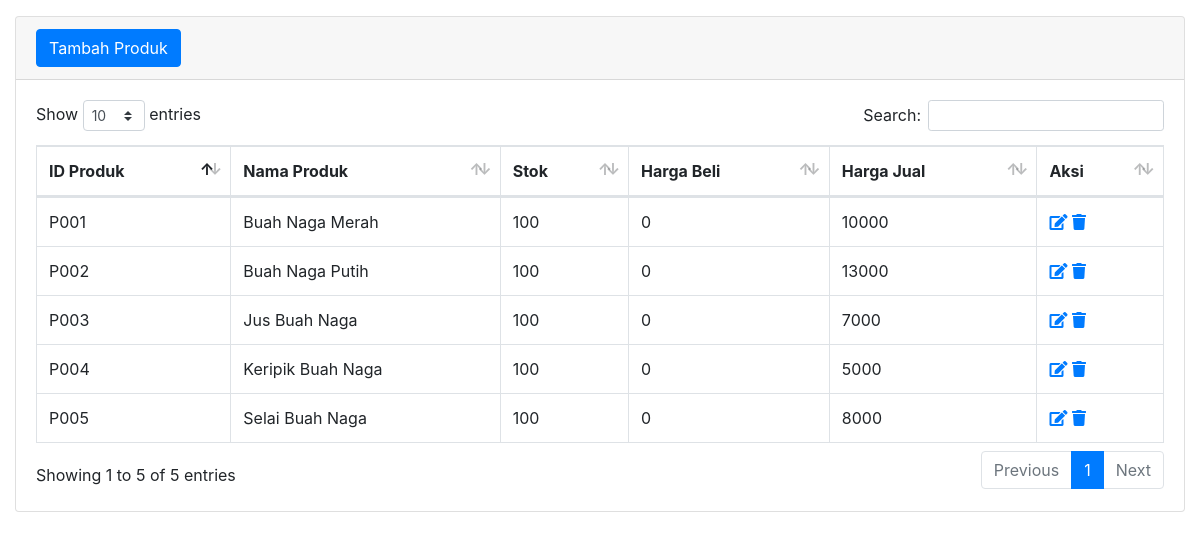
Page /WEB_NF/admin/tabel-produk.php on the committed database.
### tables this page shows
CREATE TABLE `produk` (
  `ID_PRODUK` varchar(5) NOT NULL,
  `NAMA_PRODUK` varchar(30) DEFAULT NULL,
  `FOTO_PRODUK` varchar(100) NOT NULL,
  `STOK_PRODUK` int(11) DEFAULT NULL,
  `HARGA_BELI` int(11) NOT NULL,
  `HARGA_JUAL` int(11) DEFAULT NULL
);

### WEB_NF/admin/tabel-produk.php (the view, shortened to what this page needs)
<?php
  include "koneksi.php";
?>
<!DOCTYPE html>
<html lang="en">
<head>
  <link href="vendor/fontawesome-free/css/all.min.css" rel="stylesheet" type="text/css">
  <link href="vendor/datatables/dataTables.bootstrap4.css" rel="stylesheet">
  <link href="css/sb-admin.css" rel="stylesheet">
</head>
<body id="page-top">
  <div id="wrapper">
    <div id="content-wrapper">
      <div class="container-fluid">
        <div class="card mb-3">
          <div class="card-header">
          <a href="?page=produk&aksi=tambah-produk" class="btn btn-primary">Tambah Produk</a>
          </div>
          <div class="card-body">
            <div class="table-responsive">
              <table class="table table-bordered" id="dataTable" width="100%" cellspacing="0">
                <thead>
                  <tr>
                    <th>ID Produk</th>
                    <th>Nama Produk</th>
                    <th>Stok</th>
                    <th>Harga Beli</th>
                    <th>Harga Jual</th>
                    <th>Aksi</th>
                  </tr>
                </thead>
                <tbody>
                  <?php
                    $sql = $conn->query("select * from produk");
                    while($data = $sql->fetch_assoc()) {
                  ?>
                  <tr>
                    <td><?php echo $data['ID_PRODUK']; ?></td>
                    <td><?php echo $data['NAMA_PRODUK']; ?></td>
                    <td><?php echo $data['STOK_PRODUK']; ?></td>
                    <td><?php echo $data['HARGA_BELI']; ?></td>
                    <td><?php echo $data['HARGA_JUAL']; ?></td>
                    <td>
                      <a href="?page=produk&aksi=edit-produk&id=<?php echo $data['ID_PRODUK'];?>" class="fas fa-edit"></a>
                      <a onclick="return confirm('Apakah Anda yakin untuk menghapus?')" href="?page=produk&aksi=hapus-produk&id=<?php echo $data['ID_PRODUK'];?>" class="fas fa-trash"></a>
                    </td>
                  </tr>
                  <?php } ?>
                </tbody>
              </table>
            </div>
          </div>
        </div>
      </div>
    </div>
  </div>
</body>
</html>

### rows in the picture
produk: ID_PRODUK "P001", NAMA_PRODUK "Buah Naga Merah", STOK_PRODUK "100", HARGA_BELI "0", HARGA_JUAL "10000"
produk: ID_PRODUK "P002", NAMA_PRODUK "Buah Naga Putih", STOK_PRODUK "100", HARGA_BELI "0", HARGA_JUAL "13000"
produk: ID_PRODUK "P003", NAMA_PRODUK "Jus Buah Naga", STOK_PRODUK "100", HARGA_BELI "0", HARGA_JUAL "7000"
produk: ID_PRODUK "P004", NAMA_PRODUK "Keripik Buah Naga", STOK_PRODUK "100", HARGA_BELI "0", HARGA_JUAL "5000"
produk: ID_PRODUK "P005", NAMA_PRODUK "Selai Buah Naga", STOK_PRODUK "100", HARGA_BELI "0", HARGA_JUAL "8000"
